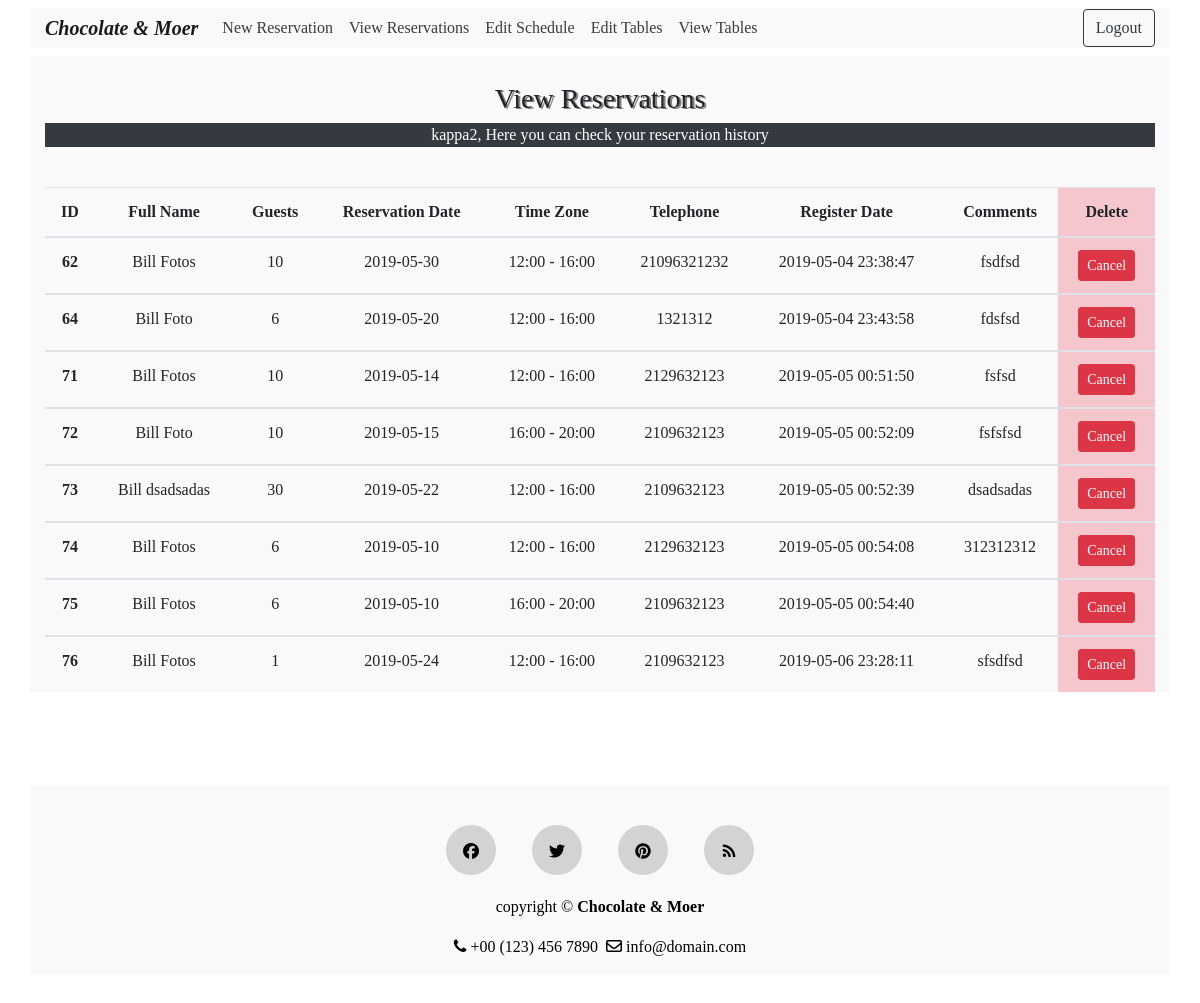
Screenshot of /view_reservations.php (signed in) with the database file from the repository.
### tables this page shows
CREATE TABLE IF NOT EXISTS `reservation` (
  `reserv_id` int(11) NOT NULL AUTO_INCREMENT,
  `f_name` text NOT NULL,
  `l_name` text NOT NULL,
  `num_guests` int(11) NOT NULL,
  `num_tables` int(11) NOT NULL,
  `rdate` date NOT NULL,
  `time_zone` text NOT NULL,
  `telephone` text NOT NULL,
  `comment` mediumtext NOT NULL,
  `reg_date` timestamp NOT NULL DEFAULT CURRENT_TIMESTAMP,
  `user_fk` int(11) NOT NULL,
  PRIMARY KEY (`reserv_id`),
  KEY `users_fk` (`user_fk`)
);

### includes/view.reservation.inc.php (the view, shortened to what this page needs)
<?php
if(isset($_SESSION['user_id'])){
    require 'includes/dbh.inc.php';
    $user = $_SESSION['user_id'];
    $role = $_SESSION['role'];
    if($role==1){
    $sql = "SELECT * FROM reservation WHERE user_fk = $user";
    $result = $conn->query($sql);
    if ($result->num_rows > 0) {
        echo
        '
            <table class="table table-hover table-responsive-sm text-center">
                <thead>
                    <tr>
                        <th scope="col">Full Name</th>
                        <th scope="col">Guests</th>
                        <th scope="col">Reservation Date</th>
                        <th scope="col">Time Zone</th>
                        <th scope="col">Telephone</th>
                        <th scope="col">Register Date</th>
                        <th scope="col">Comments</th>
                        <th class="table-danger" scope="col">Delete</th>
                    </tr>
                </thead> ';
        while($row = $result->fetch_assoc()) {
        echo"
                <tbody>
                    <tr>
                    <form action='includes/delete.php' method='POST'>
                    <input name='reserv_id' type='hidden' value=".$row["reserv_id"].">
                      <th scope='row'>".$row["f_name"]." ".$row["l_name"]."</th>
                      <td>".$row["num_guests"]."</td>
                      <td>".$row["rdate"]."</td>
                      <td>".$row["time_zone"]."</td>
                      <td>".$row["telephone"]."</td>
                      <td>".$row["reg_date"]."</td>
                      <td>".$row["comment"]."</td>
                      <td class='table-danger'><button type='submit' name='delete-submit' class='btn btn-danger btn-sm'>Cancel</button></td>
                          </form>
                    </tr>
              </tbody>";
        }
        echo "</table>";
    }
    else {    echo "<p class='text-white text-center bg-danger'>Your reservation list is empty!<p>"; }
    }
    else if($role==2){
    $sql = "SELECT * FROM reservation";
    $result = $conn->query($sql);
    if ($result->num_rows > 0) {
        echo
        '
            <table class="table table-hover table-responsive-sm text-center">
                <thead>
                    <tr>
                        <th scope="col">ID</th>
                        <th scope="col">Full Name</th>
                        <th scope="col">Guests</th>
                        <th scope="col">Reservation Date</th>
                        <th scope="col">Time Zone</th>
                        <th scope="col">Telephone</th>
                        <th scope="col">Register Date</th>
                        <th scope="col">Comments</th>
                        <th class="table-danger" scope="col">Delete</th>
                    </tr>
                </thead> ';
        while($row = $result->fetch_assoc()) {
        echo"
                <tbody>
                    <tr>
                    <form action='includes/delete.php' method='POST'>
                      <input name='reserv_id' type='hidden' value=".$row["reserv_id"].">
                      <th scope='row'>".$row["reserv_id"]."</th>
                      <td>".$row["f_name"]." ".$row["l_name"]."</td>
                      <td>".$row["num_guests"]."</td>
                      <td>".$row["rdate"]."</td>
                      <td>".$row["time_zone"]."</td>
                      <td>".$row["telephone"]."</td>
                      <td>".$row["reg_date"]."</td>
                      <td>".$row["comment"]."</td>
                      <td class='table-danger'><button type='submit' name='delete-submit' class='btn btn-danger btn-sm'>Cancel</button></td>
                          </form>
                    </tr>
              </tbody>";
        }
        echo "</table>";
    }
    else {    echo "<p class='text-white text-center bg-danger'>Your reservation list is empty!<p>"; }
    }
}

### header.php (shortened to what this page needs)
<!DOCTYPE html>
<html lang="en">
<head>
  <link href="css/style.css" rel="stylesheet" type="text/css">
  <link href="css/font-awesome.min.css" rel="stylesheet">
  <link rel="stylesheet" href="https://stackpath.bootstrapcdn.com/bootstrap/4.1.0/css/bootstrap.min.css">
  <link rel="stylesheet" href="https://cdnjs.cloudflare.com/ajax/libs/font-awesome/4.7.0/css/font-awesome.min.css">
</head>
<body>
<nav class="navbar navbar-expand-md navbar-light fixed-top">
        <div class="container">
            <a class="navbar-brand" href="index.php">
		<strong><em>Chocolate & Moer</em></strong>
            </a>
            <div class="collapse navbar-collapse" id="navi">
                <ul class="navbar-nav mr-auto">
                    <?php
                    if(isset($_SESSION['user_id'])){ echo'
                    <li class="nav-item">
                        <a class="nav-link" href="reservation.php" >New Reservation</a>
                    </li>
                    <li class="nav-item">
                        <a class="nav-link" href="view_reservations.php" >View Reservations</a>
                    </li>';
                    if($_SESSION['role']==2) {
                    echo'
                    <li class="nav-item">
                        <a class="nav-link" href="schedule.php" >Edit Schedule</a>
                    </li>
                    <li class="nav-item">
                        <a class="nav-link" href="tables.php" >Edit Tables</a>
                    </li>
                    <li class="nav-item">
                        <a class="nav-link" href="view_tables.php" >View Tables</a>
                    </li>';
                    }
                    }
                    else { echo'
                    <li class="nav-item">
	                 <a class="nav-link" href="#aboutus">About Us</a>
	             </li>
	            <li class="nav-item">
	                <a class="nav-link" href="#gallery">Gallery</a>
	            </li>
                    <li class="nav-item">
                        <a class="nav-link" href="#reservation">Reservation</a>
                    </li>
                    <li class="nav-item">
                        <a class="nav-link" href="#footer">Find Us</a>
                    </li>
                    '; }
                    ?>
                </ul>
                    <?php
                    if(isset($_SESSION['user_id'])){
                    echo '
                    <form class="navbar-form navbar-right" action="includes/logout.inc.php" method="post">
                    <button type="submit" name="logout-submit" class="btn btn-outline-dark">Logout</button>
                    </form>';
                    }
                    else{
                    echo '
                    <div>
                    <ul class="navbar-nav ml-auto">
			<li><a class="nav-link fa fa-sign-in" data-toggle="modal" data-target="#myModal_reg">&nbsp;Sing Up</a></li>
			<li><a class="nav-link fa fa-user-plus" data-toggle="modal" data-target="#myModal_login">&nbsp;Login</a></li>
                    </ul>
                    </div>
                    ';}
                    ?>
            </div>
        </div>
</nav>

### view_reservations.php (shortened to what this page needs)
<?php
require "header.php";
?>
<br><br>
<div class="container">
<h3 class="text-center"><br>View Reservations<br></h3>
<?php
    if(isset($_SESSION['user_id'])){
        echo '<p class="text-white bg-dark text-center">'. $_SESSION['username'] .', Here you can check your reservation history</p><br>';
    require 'includes/view.reservation.inc.php';
 }
    else {
        echo '	<p class="text-center text-danger"><br>You are currently not logged in!<br></p>
       <p class="text-center">In order to make a reservation you have to create an account!<br><br><p>';
    }
?>
</div>
<br><br>
<?php
require "footer.php";
?>

### footer.php
<footer class="footer" id="footer">
 <div class="container"><br>
  <div class="row">
    <div class="col-sm-12 text-center">
      <div class="social-icon">
        <a href="index.php"><i class="fa fa-facebook"></i></a>
        <a href="index.php"><i class="fa fa-twitter"></i></a>
        <a href="index.php"><i class="fa fa-pinterest"></i></a>
        <a href="index.php"><i class="fa fa-rss"></i></a>
      </div>
      <div class="copyright">
        <p class="white"> copyright &copy; <b>Chocolate & Moer</b></p>
        <p><i class="fa fa-phone"></i> +00 (123) 456 7890 &nbsp;<i class="fa fa-envelope-o"></i> info@domain.com</p>
      </div>
    </div>
  </div>
 </div>
</footer>
</body>
</html>

### css/style.css (style rules this page uses)
* { margin:0; padding:0; font-family: "Times New Roman", Times, serif; }
body { overflow-y: scroll; overflow-x: hidden; }
h3 { text-shadow: 2px 1px grey; }
.navbar { background-color:white; }
.navbar-brand { font-family: "Brush Script MT", "Brush Script Std", cursive; }
.navbar .navbar-nav .nav-item a { color:#3A3B3B; }
.row { margin: 15px; }
.nav-link { cursor:pointer; }
.footer { padding-top:30px; padding-bottom:30px; color:black; }
.social-icon a { margin:0 16px 20px 16px; display:inline-block; }
.social-icon .fa { color:black; width:50px; height:50px; border-radius:50%; background:lightgray; line-height: 2; transition: .3s; border:10px solid lightgray; }

### header.php (style rules this page uses)
.container { background: #f9f9f9; }

### rows the page displays
reservation: reserv_id "62", f_name "Bill", l_name "Fotos", num_guests "10", rdate "2019-05-30", time_zone "12:00 - 16:00", telephone "21096321232", reg_date "2019-05-04 23:38:47", comment "fsdfsd"
reservation: reserv_id "64", f_name "Bill", l_name "Foto", num_guests "6", rdate "2019-05-20", time_zone "12:00 - 16:00", telephone "1321312", reg_date "2019-05-04 23:43:58", comment "fdsfsd"
reservation: reserv_id "71", f_name "Bill", l_name "Fotos", num_guests "10", rdate "2019-05-14", time_zone "12:00 - 16:00", telephone "2129632123", reg_date "2019-05-05 00:51:50", comment "fsfsd"
reservation: reserv_id "72", f_name "Bill", l_name "Foto", num_guests "10", rdate "2019-05-15", time_zone "16:00 - 20:00", telephone "2109632123", reg_date "2019-05-05 00:52:09", comment "fsfsfsd"
reservation: reserv_id "73", f_name "Bill", l_name "dsadsadas", num_guests "30", rdate "2019-05-22", time_zone "12:00 - 16:00", telephone "2109632123", reg_date "2019-05-05 00:52:39", comment "dsadsadas"
reservation: reserv_id "74", f_name "Bill", l_name "Fotos", num_guests "6", rdate "2019-05-10", time_zone "12:00 - 16:00", telephone "2129632123", reg_date "2019-05-05 00:54:08", comment "312312312"
reservation: reserv_id "75", f_name "Bill", l_name "Fotos", num_guests "6", rdate "2019-05-10", time_zone "16:00 - 20:00", telephone "2109632123", reg_date "2019-05-05 00:54:40"
reservation: reserv_id "76", f_name "Bill", l_name "Fotos", num_guests "1", rdate "2019-05-24", time_zone "12:00 - 16:00", telephone "2109632123", reg_date "2019-05-06 23:28:11", comment "sfsdfsd"

### other values shown
$_SESSION['username'] "kappa2"
